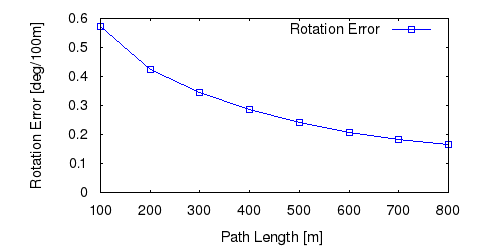

Write gnuplot code to recreate this figure.
set term postscript eps enhanced color
set output "08_rl.eps"
set size ratio 0.5
set yrange [0:*]
set xlabel "Path Length [m]"
set ylabel "Rotation Error [deg/100m]"
plot "08_rl.txt" using 1:($2*57.3*100) title 'Rotation Error' lc rgb "#0000FF" pt 4 w linespoints
